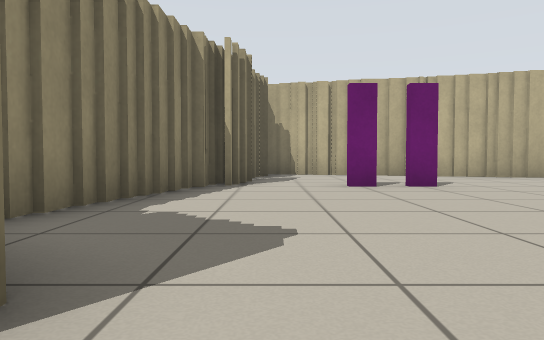
View 1 (above)

14 first-person views from a walk through a robot-simulator world made for Stage. The camera is 0.5 m above the floor, tilts 2° down and sees 70° across. The lines on the ground mark 1 m squares. The floor is counted in squares, 1 m on a side. Each view is taken from the middle of a square. On the plan, view 1 faces up. The plan holds only what a view shows up to about 9 squares ahead; the rest is blank. Robots are left out.

View 2
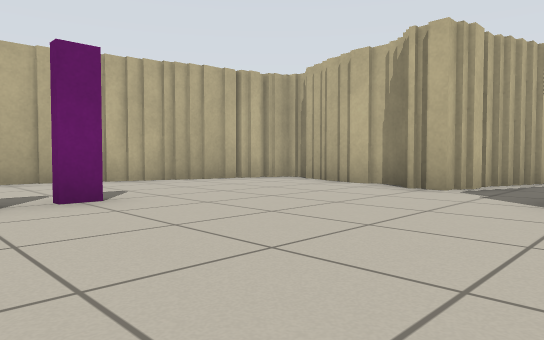

View 3
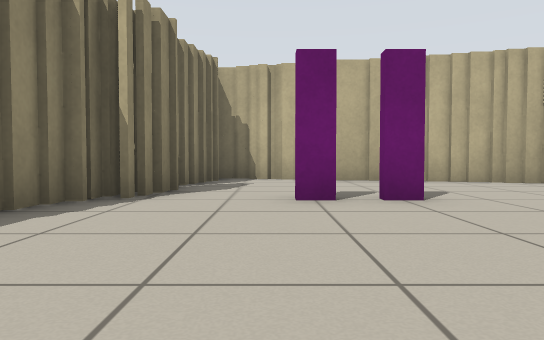

View 4
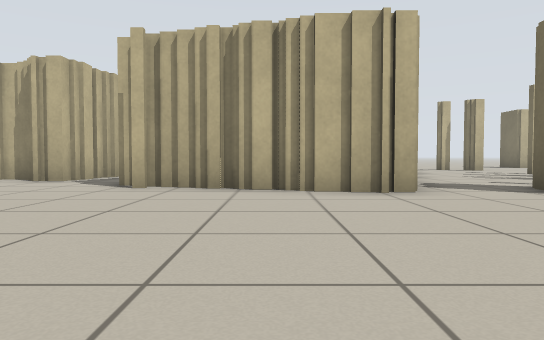

View 5
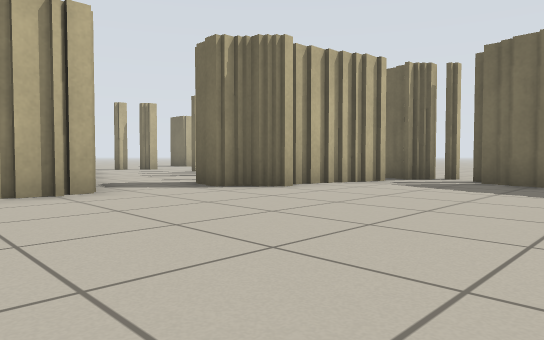

View 6
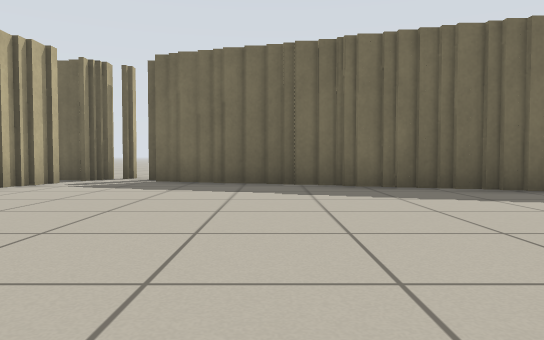

View 7
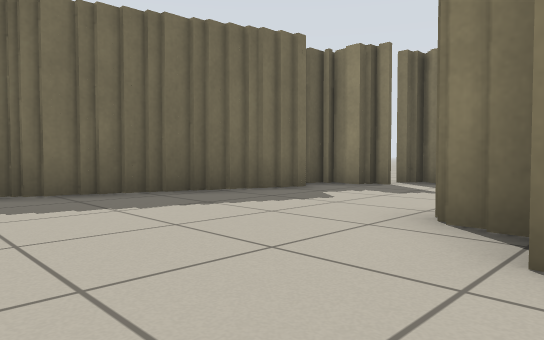

View 8
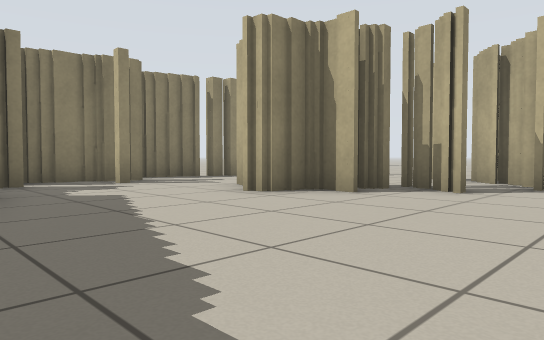

View 9
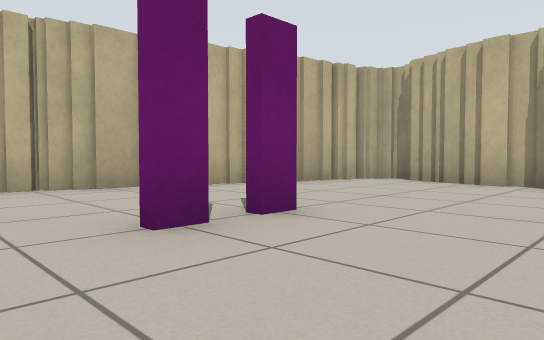

View 10
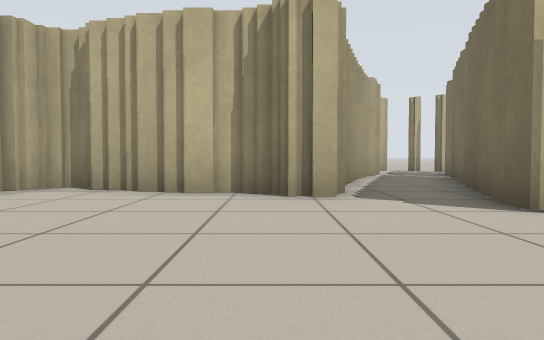

View 11
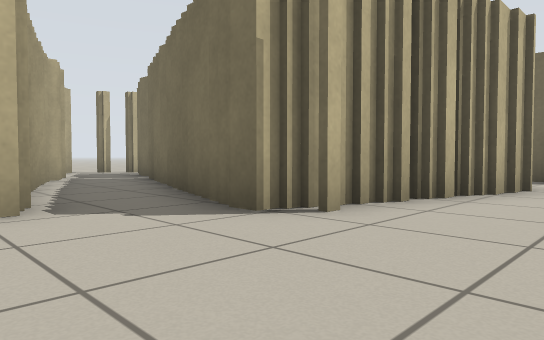

View 12
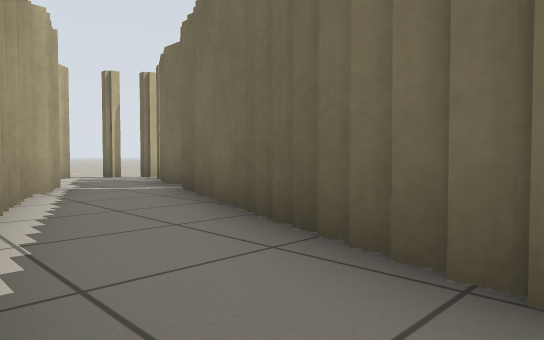

View 13
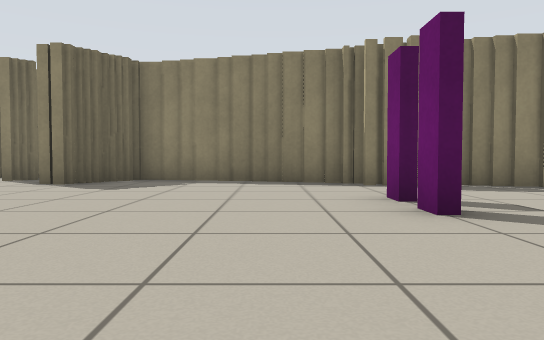

View 14
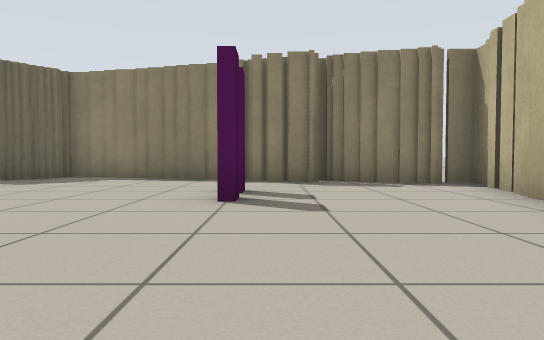

### Floor plan
Key: @ floor where view 1 was taken; # wall or solid block; x gap in a wall; . floor; B magenta box; T thing the floor can be seen under or through.
Columns run from 8 left of view 1 to 16 right of it. Each row starts with its distance up from view 1.
 11         ###
 10         #.#####
  9        ##.....###
  8        #........#
  7        #.BBB....#
  6       ##.BBB...##
  5       #........##
  4       #........####
  3      .#...........TTT
  2     .###.....#####. Tx.
  1     ...#.....#   ##T....#
  0      ##.@....#      ##x
 -1  .. ##.......#
 -2 #..##........#
 -3 ##.............
 -4 ##..........##...
 -5 .#x#........# ...
 -6    ### ....##
 -7       ###..#
 -8         ####

Positions as (right, up) in squares from view 1, and headings:
1: (0, 0), facing up
2: (1, 2), facing up-right
3: (1, 2), facing up
4: (-1, 0), facing right
5: (-1, 0), facing down-right
6: (-1, 0), facing down
7: (-1, -1), facing down-left
8: (0, -6), facing up-left
9: (0, 4), facing up-right
10: (2, 5), facing right
11: (3, 5), facing down-right
12: (6, 4), facing down-right
13: (6, 5), facing left
14: (7, 7), facing left
